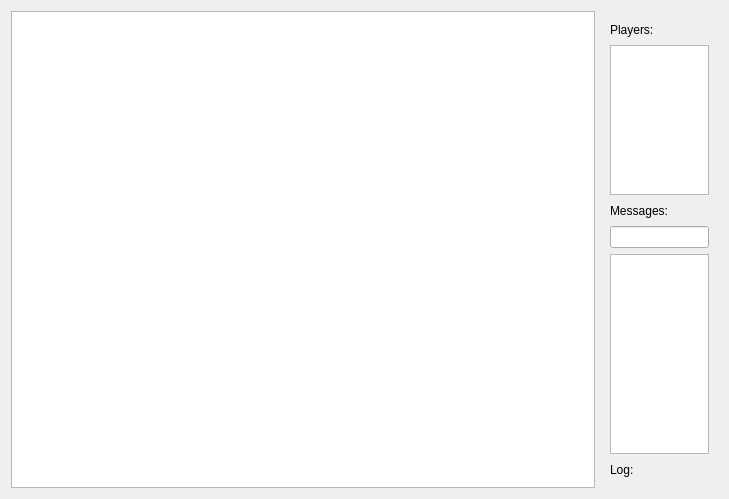
<?xml version="1.0" encoding="UTF-8"?>
<ui version="4.0">
 <class>Form</class>
 <widget class="QWidget" name="Form">
  <property name="geometry">
   <rect>
    <x>0</x>
    <y>0</y>
    <width>729</width>
    <height>499</height>
   </rect>
  </property>
  <property name="windowTitle">
   <string>Form</string>
  </property>
  <layout class="QHBoxLayout" name="horizontalLayout_2">
   <item>
    <layout class="QHBoxLayout" name="horizontalLayout">
     <item>
      <widget class="QGraphicsView" name="graphicsView">
       <property name="sizePolicy">
        <sizepolicy hsizetype="Expanding" vsizetype="Expanding">
         <horstretch>10</horstretch>
         <verstretch>10</verstretch>
        </sizepolicy>
       </property>
       <property name="minimumSize">
        <size>
         <width>0</width>
         <height>0</height>
        </size>
       </property>
      </widget>
     </item>
     <item>
      <widget class="QWidget" name="verticalWidget" native="true">
       <property name="sizePolicy">
        <sizepolicy hsizetype="Preferred" vsizetype="Preferred">
         <horstretch>2</horstretch>
         <verstretch>1</verstretch>
        </sizepolicy>
       </property>
       <layout class="QVBoxLayout" name="verticalLayout">
        <item>
         <widget class="QLabel" name="label_5">
          <property name="sizePolicy">
           <sizepolicy hsizetype="Preferred" vsizetype="Preferred">
            <horstretch>4</horstretch>
            <verstretch>0</verstretch>
           </sizepolicy>
          </property>
          <property name="maximumSize">
           <size>
            <width>200</width>
            <height>16777215</height>
           </size>
          </property>
          <property name="text">
           <string>Players:</string>
          </property>
         </widget>
        </item>
        <item>
         <widget class="QListWidget" name="playerList">
          <property name="sizePolicy">
           <sizepolicy hsizetype="Expanding" vsizetype="Expanding">
            <horstretch>4</horstretch>
            <verstretch>0</verstretch>
           </sizepolicy>
          </property>
          <property name="maximumSize">
           <size>
            <width>250</width>
            <height>150</height>
           </size>
          </property>
         </widget>
        </item>
        <item>
         <widget class="QLabel" name="label">
          <property name="sizePolicy">
           <sizepolicy hsizetype="Preferred" vsizetype="Preferred">
            <horstretch>4</horstretch>
            <verstretch>0</verstretch>
           </sizepolicy>
          </property>
          <property name="maximumSize">
           <size>
            <width>200</width>
            <height>16777215</height>
           </size>
          </property>
          <property name="text">
           <string>Messages:</string>
          </property>
         </widget>
        </item>
        <item>
         <widget class="QLineEdit" name="chatEdit"/>
        </item>
        <item>
         <widget class="QListWidget" name="messageList">
          <property name="sizePolicy">
           <sizepolicy hsizetype="Expanding" vsizetype="Expanding">
            <horstretch>4</horstretch>
            <verstretch>0</verstretch>
           </sizepolicy>
          </property>
          <property name="maximumSize">
           <size>
            <width>250</width>
            <height>200</height>
           </size>
          </property>
         </widget>
        </item>
        <item>
         <widget class="QLabel" name="label_2">
          <property name="sizePolicy">
           <sizepolicy hsizetype="Preferred" vsizetype="Preferred">
            <horstretch>4</horstretch>
            <verstretch>0</verstretch>
           </sizepolicy>
          </property>
          <property name="maximumSize">
           <size>
            <width>200</width>
            <height>16777215</height>
           </size>
          </property>
          <property name="text">
           <string>Log:</string>
          </property>
         </widget>
        </item>
       </layout>
      </widget>
     </item>
    </layout>
   </item>
  </layout>
 </widget>
 <resources/>
 <connections/>
</ui>
